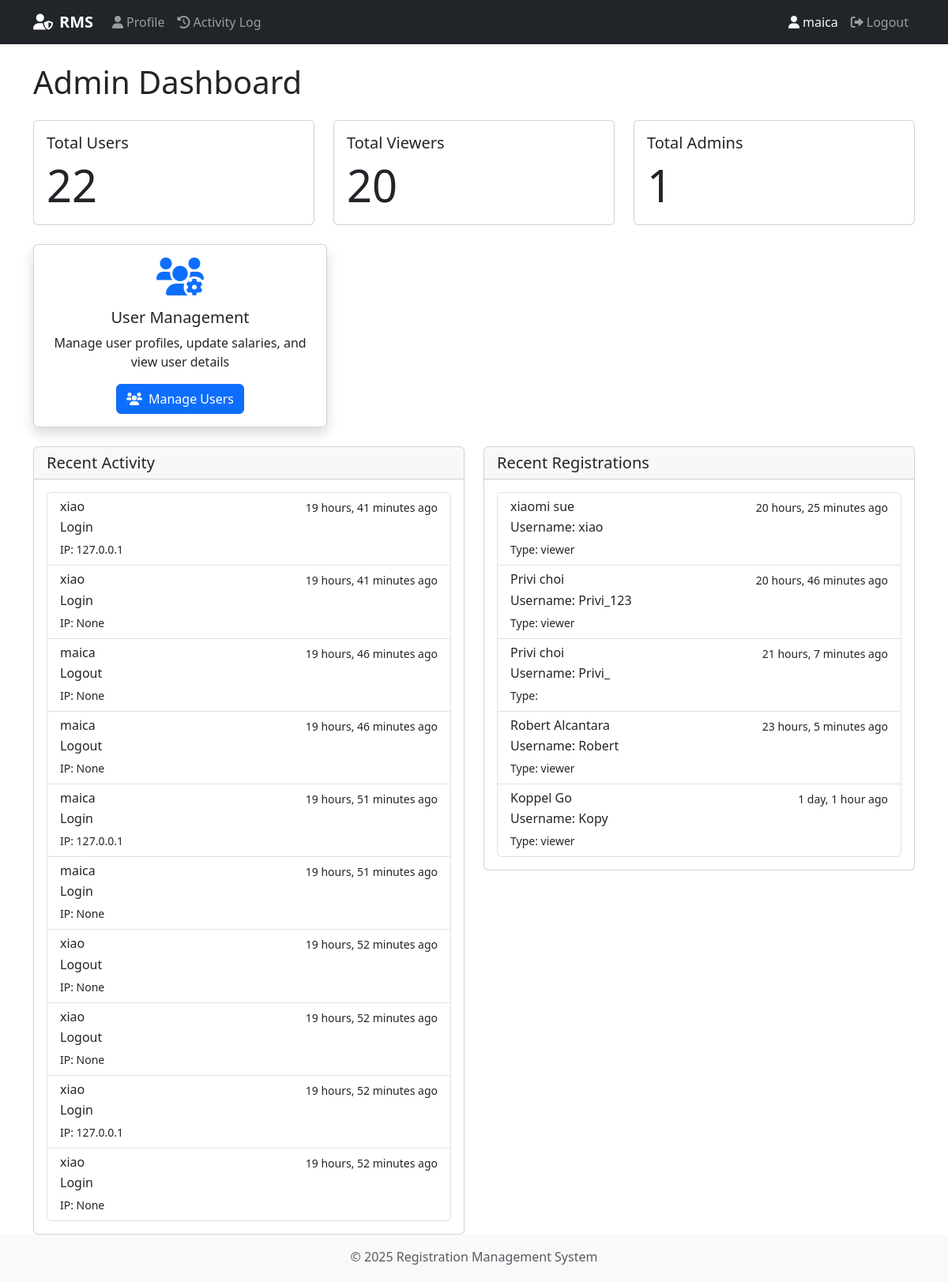
The app's page /admin-dashboard/ (signed in) with its own data.
### accounts/models.py (models this page shows, shortened)
class ActivityLog(models.Model):
    LOGIN = 'login'
    LOGOUT = 'logout'
    ACTION_CHOICES = [
        (LOGIN, 'Login'),
        (LOGOUT, 'Logout'),
    ]
    user = models.ForeignKey(User, on_delete=models.CASCADE)
    action = models.CharField(max_length=10, choices=ACTION_CHOICES)
    timestamp = models.DateTimeField(auto_now_add=True)
    ip_address = models.GenericIPAddressField(null=True, blank=True)
    class Meta:
        ordering = ['-timestamp']

class UserProfile(models.Model):
    USER_TYPE_CHOICES = [
        ('admin', 'Admin'),
        ('viewer', 'Viewer'),
    ]
    user = models.OneToOneField(User, on_delete=models.CASCADE, related_name='userprofile')
    id_number = models.CharField(max_length=20, unique=True, blank=True, null=True)
    user_type = models.CharField(max_length=10, choices=USER_TYPE_CHOICES, default='viewer')
    phone_number = models.CharField(max_length=20, blank=True, null=True)
    address = models.TextField(blank=True, null=True)
    salary = models.DecimalField(max_digits=10, decimal_places=2, null=True, blank=True)
    created_at = models.DateTimeField(auto_now_add=True)
    updated_at = models.DateTimeField(auto_now=True)

### accounts/views.py (the view)
# urls.py: path('admin-dashboard/', views.admin_dashboard, name='admin_dashboard'),
@login_required
def admin_dashboard(request):
    if not request.user.userprofile.user_type == 'admin':
        messages.error(request, 'You do not have permission to access the admin dashboard.')
        return redirect('profile')
    total_users = User.objects.count()
    total_viewers = UserProfile.objects.filter(user_type='viewer').count()
    total_admins = UserProfile.objects.filter(user_type='admin').count()
    recent_activity = ActivityLog.objects.select_related('user').order_by('-timestamp')[:10]
    recent_registrations = User.objects.select_related('userprofile').order_by('-date_joined')[:5]
    context = {
        'total_users': total_users,
        'total_viewers': total_viewers,
        'total_admins': total_admins,
        'recent_activity': recent_activity,
        'recent_registrations': recent_registrations,
    }
    return render(request, 'accounts/admin_dashboard.html', context)

### accounts/templates/accounts/admin_dashboard.html (shortened to what this page needs)
{% extends 'base.html' %}
{% block content %}
<div class="container mt-4">
    <h1 class="mb-4">Admin Dashboard</h1>
    <div class="row mb-4">
        <div class="col-md-4">
            <div class="card">
                <div class="card-body">
                    <h5 class="card-title">Total Users</h5>
                    <p class="card-text display-4">{{ total_users }}</p>
                </div>
            </div>
        </div>
        <div class="col-md-4">
            <div class="card">
                <div class="card-body">
                    <h5 class="card-title">Total Viewers</h5>
                    <p class="card-text display-4">{{ total_viewers }}</p>
                </div>
            </div>
        </div>
        <div class="col-md-4">
            <div class="card">
                <div class="card-body">
                    <h5 class="card-title">Total Admins</h5>
                    <p class="card-text display-4">{{ total_admins }}</p>
                </div>
            </div>
        </div>
    </div>
    <div class="col-md-4 mb-4">
        <div class="card h-100 shadow">
            <div class="card-body text-center">
                <i class="fas fa-users-cog fa-3x mb-3 text-primary"></i>
                <h5 class="card-title">User Management</h5>
                <p class="card-text">Manage user profiles, update salaries, and view user details</p>
                <a href="{% url 'user_management' %}" class="btn btn-primary">
                    <i class="fas fa-users me-2"></i>Manage Users
                </a>
            </div>
        </div>
    </div>
    <div class="row">
        <div class="col-md-6">
            <div class="card">
                <div class="card-header">
                    <h5 class="mb-0">Recent Activity</h5>
                </div>
                <div class="card-body">
                    <div class="list-group">
                        {% for activity in recent_activity %}
                        <div class="list-group-item">
                            <div class="d-flex w-100 justify-content-between">
                                <h6 class="mb-1">{{ activity.user.username }}</h6>
                                <small>{{ activity.timestamp|timesince }} ago</small>
                            </div>
                            <p class="mb-1">{{ activity.get_action_display }}</p>
                            <small>IP: {{ activity.ip_address }}</small>
                        </div>
                        {% empty %}
                        <p class="text-muted">No recent activity</p>
                        {% endfor %}
                    </div>
                </div>
            </div>
        </div>
        <div class="col-md-6">
            <div class="card">
                <div class="card-header">
                    <h5 class="mb-0">Recent Registrations</h5>
                </div>
                <div class="card-body">
                    <div class="list-group">
                        {% for user in recent_registrations %}
                        <div class="list-group-item">
                            <div class="d-flex w-100 justify-content-between">
                                <h6 class="mb-1">{{ user.get_full_name }}</h6>
                                <small>{{ user.date_joined|timesince }} ago</small>
                            </div>
                            <p class="mb-1">Username: {{ user.username }}</p>
                            <small>Type: {{ user.userprofile.user_type }}</small>
                        </div>
                        {% empty %}
                        <p class="text-muted">No recent registrations</p>
                        {% endfor %}
                    </div>
                </div>
            </div>
        </div>
    </div>
</div>
{% endblock %}

### accounts/templates/base.html (shortened to what this page needs)
<!DOCTYPE html>
<html lang="en">
<head>
    <link href="https://cdn.jsdelivr.net/npm/bootstrap@5.3.0/dist/css/bootstrap.min.css" rel="stylesheet">
    <link rel="stylesheet" href="https://cdnjs.cloudflare.com/ajax/libs/font-awesome/6.0.0/css/all.min.css">
</head>
<body>
    <nav class="navbar navbar-expand-lg navbar-dark bg-dark">
        <div class="container">
            <a class="navbar-brand" href="{% url 'root' %}">
                <i class="fas fa-user-shield me-2"></i>RMS
            </a>
            <div class="collapse navbar-collapse" id="navbarNav">
                <ul class="navbar-nav me-auto">
                    {% if user.is_authenticated %}
                        <li class="nav-item">
                            <a class="nav-link" href="{% url 'profile' %}">
                                <i class="fas fa-user me-1"></i>Profile
                            </a>
                        </li>
                        <li class="nav-item">
                            <a class="nav-link" href="{% url 'activity_log' %}">
                                <i class="fas fa-history me-1"></i>Activity Log
                            </a>
                        </li>
                    {% endif %}
                </ul>
                <ul class="navbar-nav">
                    {% if user.is_authenticated %}
                        <li class="nav-item">
                            <span class="nav-link text-light">
                                <i class="fas fa-user me-1"></i>{{ user.username }}
                            </span>
                        </li>
                        <li class="nav-item">
                            <a class="nav-link" href="{% url 'logout' %}">
                                <i class="fas fa-sign-out-alt me-1"></i>Logout
                            </a>
                        </li>
                    {% endif %}
                </ul>
            </div>
        </div>
    </nav>
    <div class="content-wrapper">
        {% block content %}{% endblock %}
    </div>
    <footer class="footer mt-auto py-3">
        <div class="container text-center">
            <span class="text-muted">© {% now "Y" %} Registration Management System</span>
        </div>
    </footer>
</body>
</html>

### accounts/templates/base.html (style rules this page uses)
.navbar-brand { font-weight: bold; }
.content-wrapper { min-height: calc(100vh - 120px); }
.footer { height: 60px; background-color: #f8f9fa; }

### records on screen
ActivityLog: user.username "xiao", timestamp "19 hours, 41 minutes", action "Login", ip_address "127.0.0.1"
ActivityLog: user.username "xiao", timestamp "19 hours, 41 minutes", action "Login", ip_address "None"
ActivityLog: user.username "maica", timestamp "19 hours, 46 minutes", action "Logout", ip_address "None"
ActivityLog: user.username "maica", timestamp "19 hours, 46 minutes", action "Logout", ip_address "None"
ActivityLog: user.username "maica", timestamp "19 hours, 51 minutes", action "Login", ip_address "127.0.0.1"
ActivityLog: user.username "maica", timestamp "19 hours, 51 minutes", action "Login", ip_address "None"
ActivityLog: user.username "xiao", timestamp "19 hours, 52 minutes", action "Logout", ip_address "None"
ActivityLog: user.username "xiao", timestamp "19 hours, 52 minutes", action "Logout", ip_address "None"
ActivityLog: user.username "xiao", timestamp "19 hours, 52 minutes", action "Login", ip_address "127.0.0.1"
ActivityLog: user.username "xiao", timestamp "19 hours, 52 minutes", action "Login", ip_address "None"

### other values on screen
{{ user.username }} "maica"
{{ total_users }} "22"
{{ total_viewers }} "20"
{{ total_admins }} "1"
{{ user.get_full_name }} "xiaomi sue"
{{ user.date_joined|timesince }} "20 hours, 25 minutes"
{{ user.username }} "xiao"
{{ user.userprofile.user_type }} "viewer"
{{ user.get_full_name }} "Privi choi"
{{ user.date_joined|timesince }} "20 hours, 46 minutes"
{{ user.username }} "Privi_123"
{{ user.date_joined|timesince }} "21 hours, 7 minutes"
{{ user.username }} "Privi_"
{{ user.get_full_name }} "Robert Alcantara"
{{ user.date_joined|timesince }} "23 hours, 5 minutes"
